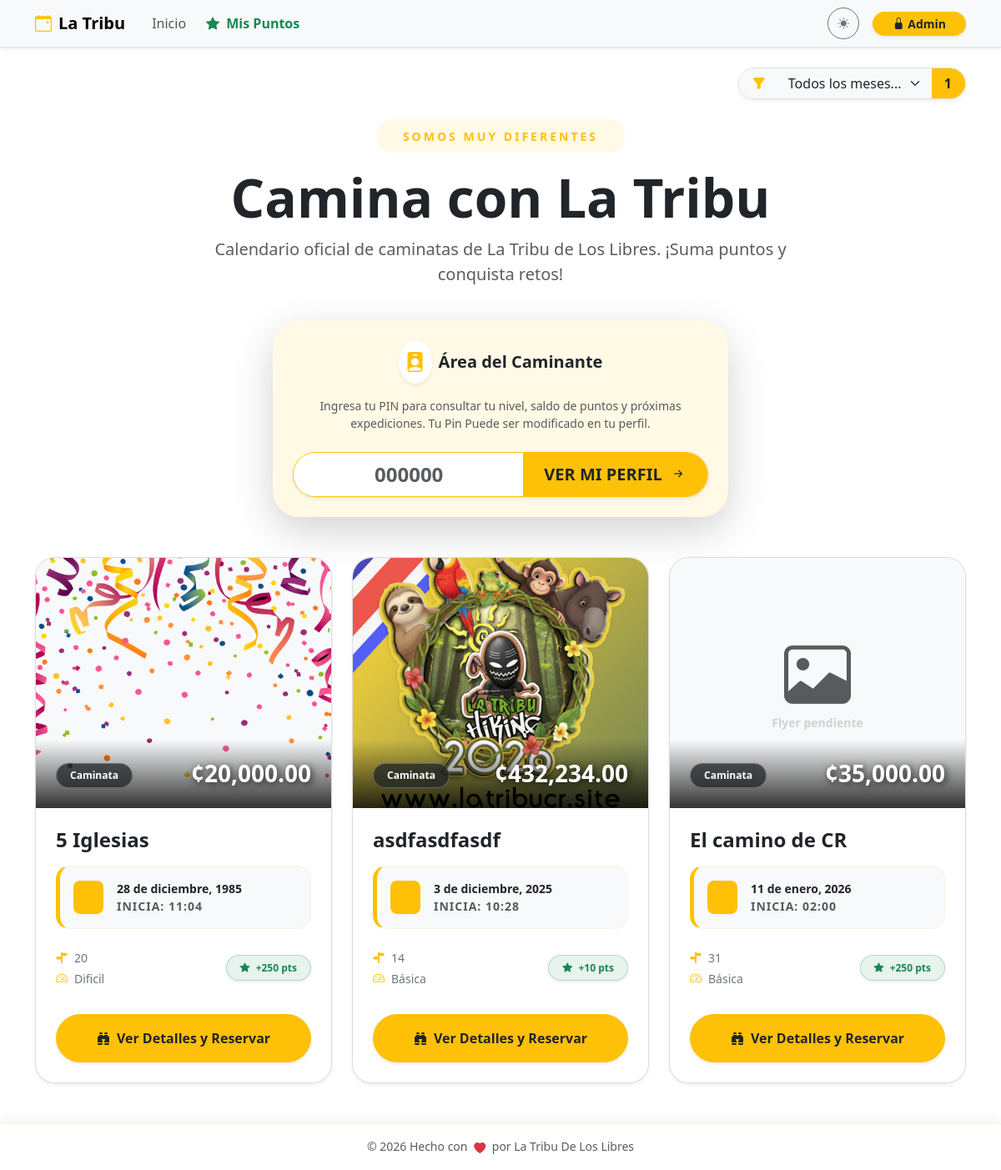
Before: / with the older database file.
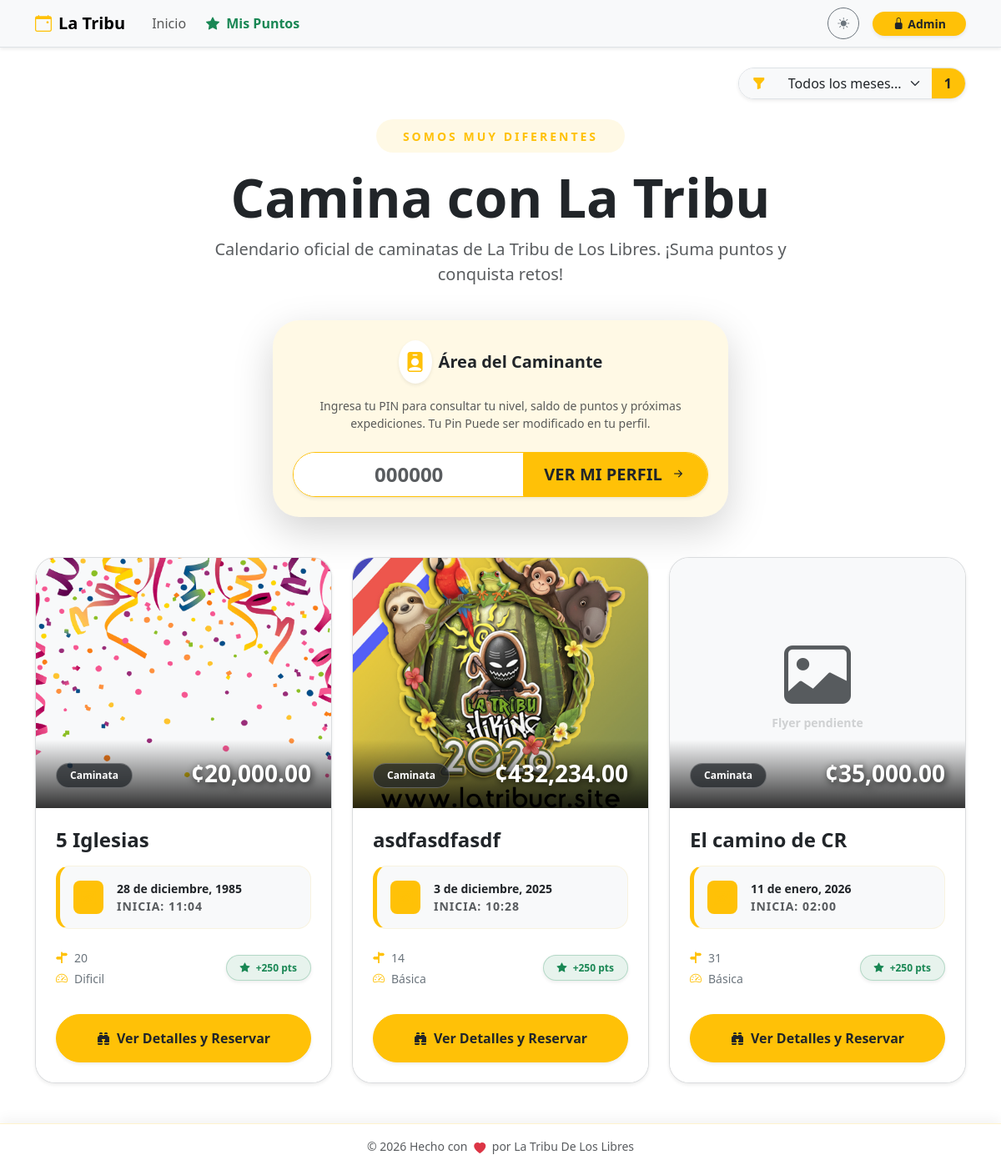
After: the same page with the newer database file.
### db.py (models this page shows)
class Event(db.Model):
    __tablename__ = 'event'
    id = db.Column(db.Integer, primary_key=True)
    title = db.Column(db.String(100), nullable=False)
    flyer = db.Column(db.String(120)) # Nombre del archivo de imagen
    currency = db.Column(db.String(5), default='¢')
    price = db.Column(db.Float, nullable=False)
    reservation_fee = db.Column(db.String(50)) # Texto libre ej: "5000 colones"
    points_reward = db.Column(db.Integer, default=10) # Puntos que otorga
    activity_type = db.Column(db.String(50)) # Caminata, Camping, etc.
    difficulty = db.Column(db.String(50))
    distance = db.Column(db.String(50))
    duration_days = db.Column(db.Integer, default=1)
    event_date = db.Column(db.Date, nullable=False)
    end_date = db.Column(db.Date) # Para eventos de varios días
    departure_point = db.Column(db.String(150))
    departure_time = db.Column(db.String(20))
    pickup_point = db.Column(db.String(200))
    capacity = db.Column(db.Integer, default=0)
    description = db.Column(db.Text)
    status = db.Column(db.String(20), default='Activa') # Activa, Suspendido, Se Traslado
    moved_date = db.Column(db.Date) # Nueva fecha si se traslada
    bookings = db.relationship('Booking', backref='event', lazy=True, cascade="all, delete-orphan")

### app.py (the view)
@main_bp.route('/')
def home():
    search_month = request.args.get('search_month', type=int)
    query = Event.query
    if search_month:
        query = query.filter(extract('month', Event.event_date) == search_month)
    events = query.order_by(Event.event_date.asc()).all()
    return render_template('home.html', events=events)

### app.py (called while the page is built)
@app.before_request
def force_https():
    if request.headers.get('X-Forwarded-Proto') == 'http':
        url = request.url.replace('http://', 'https://', 1)
        return redirect(url, code=301)

### templates/home.html (shortened to what the changed rows need)
{% extends "base.html" %}
{% block content %}
{% set meses = ['', 'enero', 'febrero', 'marzo', 'abril', 'mayo', 'junio', 'julio', 'agosto', 'septiembre', 'octubre', 'noviembre', 'diciembre'] %}
<div class="row align-items-center mb-4 animate__animated animate__fadeIn">
    <div class="col-lg-12 text-center">
        <h1 class="display-3 fw-bold mb-0">Camina con La Tribu</h1>
    </div>
</div>
<div class="row g-4">
    {% if events %}
        {% for event in events %}
        <div class="col-md-6 col-lg-4">
            <div class="card h-100 shadow-sm border border-secondary border-opacity-25 overflow-hidden position-relative adventure-card animate__animated animate__fadeInUp" style="animation-delay: {{ loop.index0 * 0.1 }}s">
                <div class="card-img-container" style="height: 300px; background: var(--bs-tertiary-bg); position: relative; overflow: hidden;">
                    {% if event.flyer %}
                        <img src="{{ url_for('static', filename='uploads/flyers/' + event.flyer) }}"
                             class="card-img-top w-100 h-100 flyer-zoom"
                             style="object-fit: cover; cursor: pointer;"
                             alt="{{ event.title }}"
                             title="Clic para ver imagen completa"
                             onclick="showFullImage(this.src, this.alt)">
                    {% else %}
                        <div class="w-100 h-100 d-flex flex-column align-items-center justify-content-center text-muted">
                            <i class="bi bi-image display-1 opacity-10"></i>
                            <small class="fw-bold opacity-25">Flyer pendiente</small>
                        </div>
                    {% endif %}
                    <div class="price-overlay position-absolute bottom-0 start-0 w-100 p-4 d-flex justify-content-between align-items-end" style="background: linear-gradient(transparent, rgba(0,0,0,0.8)); pointer-events: none;">
                        <span class="badge bg-dark bg-opacity-75 text-white px-3 py-2 rounded-pill small border border-white border-opacity-25">{{ event.activity_type }}</span>
                        <div class="price-tag">
                            <span class="h3 fw-bold mb-0 text-white shadow-text">{{ event.currency }}{{ "{:,.2f}".format(event.price) }}</span>
                        </div>
                    </div>
                </div>
                <div class="card-body p-4">
                    <h4 class="card-title fw-bold mb-3 text-truncate-2 title-link">{{ event.title }}</h4>
                    <div class="mb-4 p-3 bg-body-tertiary rounded-4 small border border-warning border-opacity-10 ticket-date">
                        <div class="d-flex align-items-center">
                            <div class="bg-warning bg-opacity-20 p-2 rounded-3 me-3 text-warning">
                                <i class="bi bi-calendar3 h5 mb-0"></i>
                            </div>
                            <div>
                                <div class="fw-bold text-body">
                                    {% if event.duration_days > 1 %}
                                        Del {{ event.event_date.day }} al {{ event.end_date.day }} de {{ meses[event.end_date.month] }}
                                    {% else %}
                                        {{ event.event_date.day }} de {{ meses[event.event_date.month] }}, {{ event.event_date.year }}
                                    {% endif %}
                                </div>
                                <div class="x-small text-muted text-uppercase fw-bold" style="letter-spacing: 1px;">Inicia: {{ event.departure_time }}</div>
                            </div>
                        </div>
                    </div>
                    <div class="d-flex justify-content-between align-items-center mb-2">
                        <div class="d-flex flex-column gap-1 small text-secondary fw-medium card-meta-data">
                            <div><i class="bi bi-signpost-split-fill me-2 text-warning"></i>{{ event.distance or 'Por definir' }}</div>
                            <div><i class="bi bi-speedometer2 me-2 text-warning"></i>{{ event.difficulty }}</div>
                        </div>
                        <div class="text-end">
                            <span class="badge bg-success bg-opacity-10 text-success border border-success border-opacity-25 rounded-pill px-3 py-2 fw-bold shadow-sm points-badge" title="Recompensa por completar">
                                <i class="bi bi-star-fill me-1"></i> +{{ event.points_reward or 10 }} pts
                            </span>
                        </div>
                    </div>
                </div>
                <div class="card-footer bg-body border-0 p-4 pt-0">
                    <button class="btn btn-warning rounded-pill fw-bold py-3 shadow-sm w-100 text-dark transition-all btn-main-reserve" data-bs-toggle="modal" data-bs-target="#detailsModal{{ event.id }}">
                        <i class="bi bi-binoculars-fill me-2"></i>Ver Detalles y Reservar
                    </button>
                </div>
            </div>
        </div>
        {% endfor %}
    {% endif %}
</div>
<link rel="stylesheet" href="https://cdnjs.cloudflare.com/ajax/libs/animate.css/4.1.1/animate.min.css"/>
{% endblock %}

Changed rows visible on the page:
changed Event "asdfasdfasdf": points_reward "10" → "250"
